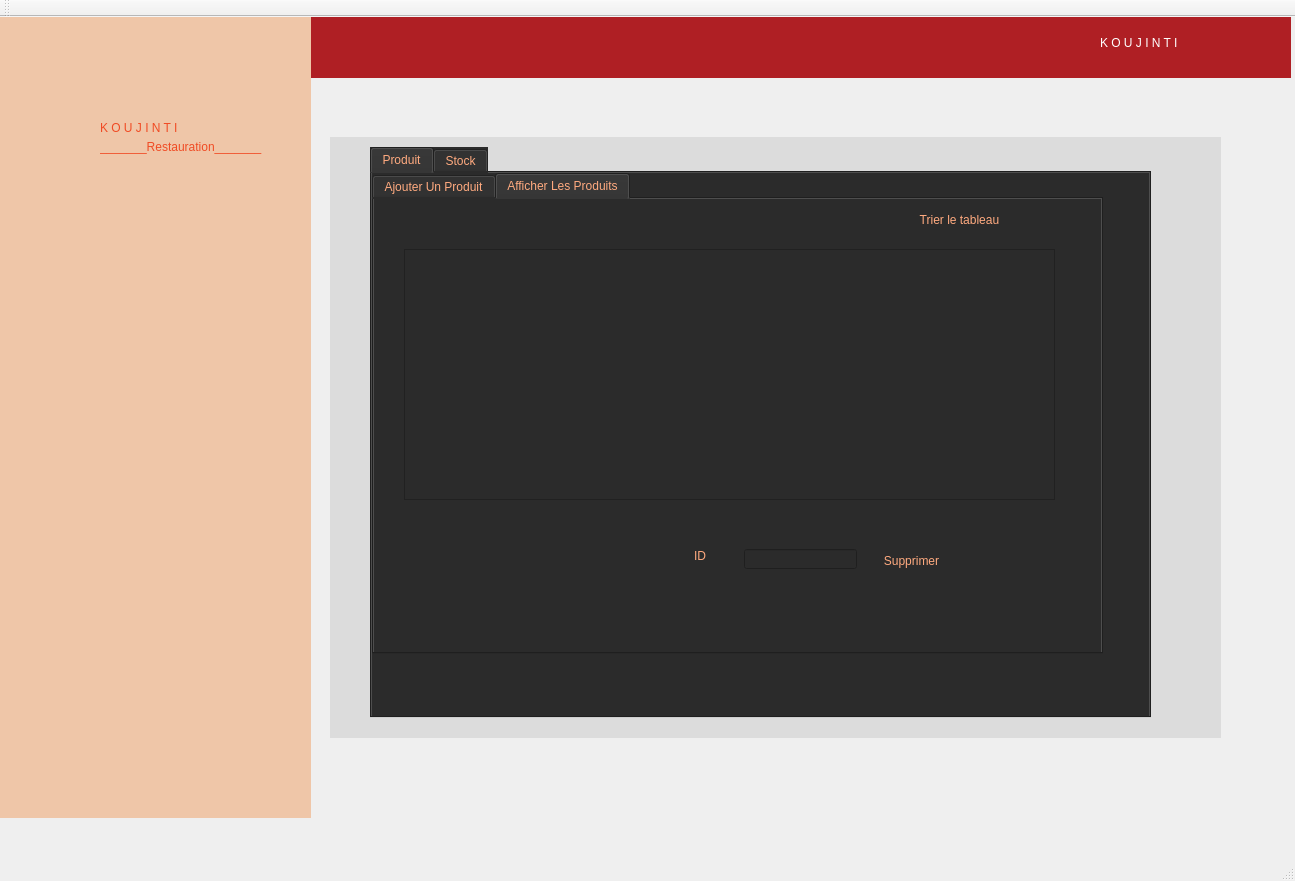
<?xml version="1.0" encoding="UTF-8"?>
<ui version="4.0">
 <class>MainWindow</class>
 <widget class="QMainWindow" name="MainWindow">
  <property name="geometry">
   <rect>
    <x>0</x>
    <y>0</y>
    <width>1295</width>
    <height>881</height>
   </rect>
  </property>
  <property name="windowTitle">
   <string>Gestion des Produits et Stockage</string>
  </property>
  <widget class="QWidget" name="centralWidget">
   <widget class="QLabel" name="label_4">
    <property name="geometry">
     <rect>
      <x>1100</x>
      <y>10</y>
      <width>201</width>
      <height>31</height>
     </rect>
    </property>
    <property name="styleSheet">
     <string notr="true">font: 63 16pt &quot;Yu Gothic UI Semibold&quot;;
color : white;</string>
    </property>
    <property name="text">
     <string>K O U J I N T I </string>
    </property>
   </widget>
   <widget class="QLabel" name="label_2">
    <property name="geometry">
     <rect>
      <x>0</x>
      <y>0</y>
      <width>311</width>
      <height>801</height>
     </rect>
    </property>
    <property name="styleSheet">
     <string notr="true">*{
background : rgb(239, 198, 168);}</string>
    </property>
    <property name="text">
     <string/>
    </property>
   </widget>
   <widget class="QLabel" name="label_6">
    <property name="geometry">
     <rect>
      <x>100</x>
      <y>100</y>
      <width>111</width>
      <height>21</height>
     </rect>
    </property>
    <property name="styleSheet">
     <string notr="true">color: rgb(240, 75, 36);

font: 10pt &quot;Sitka Text&quot;;
</string>
    </property>
    <property name="text">
     <string>K O U J I N T I </string>
    </property>
   </widget>
   <widget class="QLabel" name="label_7">
    <property name="geometry">
     <rect>
      <x>100</x>
      <y>120</y>
      <width>211</width>
      <height>20</height>
     </rect>
    </property>
    <property name="styleSheet">
     <string notr="true">color : rgb(240, 75, 36); 
font: 25 6pt &quot;Yu Gothic UI Light&quot;;</string>
    </property>
    <property name="text">
     <string>_______Restauration_______</string>
    </property>
   </widget>
   <widget class="QLabel" name="label">
    <property name="geometry">
     <rect>
      <x>-20</x>
      <y>0</y>
      <width>1311</width>
      <height>61</height>
     </rect>
    </property>
    <property name="styleSheet">
     <string notr="true">*{
background: rgb(175, 31, 36);
}</string>
    </property>
    <property name="text">
     <string/>
    </property>
   </widget>
   <widget class="QTabWidget" name="tabWidget">
    <property name="geometry">
     <rect>
      <x>370</x>
      <y>130</y>
      <width>781</width>
      <height>571</height>
     </rect>
    </property>
    <property name="styleSheet">
     <string notr="true">*{
background-color: rgb(43, 43, 43);
color: rgb(255, 170, 127);
}

QtabWidget :hover {
background-color: rgb(43, 43, 43);
}

QPushButton{
    color: rgb(255, 170, 127);
	font: 63 10pt &quot;Yu Gothic UI Semibold&quot;;

    background-color: rgb(255, 170, 127);
	background: transparent;
	border-radius:10px;
}
QPushButton:hover
{
color: rgb(255, 170, 127);

background:rgb(175, 31, 36);
border-radius:10px;
}

QPushButton:focus
{
color: rgb(255, 170, 127);

background:rgb(175, 31, 36);
border-radius:10px;
}</string>
    </property>
    <property name="currentIndex">
     <number>0</number>
    </property>
    <widget class="QWidget" name="tab">
     <attribute name="title">
      <string>Produit</string>
     </attribute>
     <widget class="QTabWidget" name="tabWidget_2">
      <property name="geometry">
       <rect>
        <x>0</x>
        <y>0</y>
        <width>731</width>
        <height>481</height>
       </rect>
      </property>
      <property name="currentIndex">
       <number>1</number>
      </property>
      <widget class="QWidget" name="tab_3">
       <attribute name="title">
        <string>Ajouter Un Produit</string>
       </attribute>
       <widget class="QPushButton" name="pushButton_4">
        <property name="geometry">
         <rect>
          <x>460</x>
          <y>490</y>
          <width>131</width>
          <height>41</height>
         </rect>
        </property>
        <property name="text">
         <string>Modifier</string>
        </property>
       </widget>
       <widget class="QLineEdit" name="lineEdit">
        <property name="geometry">
         <rect>
          <x>306</x>
          <y>487</y>
          <width>141</width>
          <height>41</height>
         </rect>
        </property>
       </widget>
       <widget class="QLabel" name="label_8">
        <property name="geometry">
         <rect>
          <x>206</x>
          <y>498</y>
          <width>101</width>
          <height>21</height>
         </rect>
        </property>
        <property name="text">
         <string>ID STOCK</string>
        </property>
       </widget>
       <widget class="QGroupBox" name="groupBox">
        <property name="geometry">
         <rect>
          <x>20</x>
          <y>40</y>
          <width>791</width>
          <height>401</height>
         </rect>
        </property>
        <property name="title">
         <string>Gestion des Produits</string>
        </property>
        <widget class="QLabel" name="label_9">
         <property name="geometry">
          <rect>
           <x>190</x>
           <y>80</y>
           <width>111</width>
           <height>21</height>
          </rect>
         </property>
         <property name="text">
          <string>NOM PRODUIT</string>
         </property>
        </widget>
        <widget class="QLabel" name="label_10">
         <property name="geometry">
          <rect>
           <x>180</x>
           <y>180</y>
           <width>131</width>
           <height>21</height>
          </rect>
         </property>
         <property name="text">
          <string>CATEGORIE PRODUIT</string>
         </property>
        </widget>
        <widget class="QLineEdit" name="lineEdit_2">
         <property name="geometry">
          <rect>
           <x>370</x>
           <y>80</y>
           <width>251</width>
           <height>41</height>
          </rect>
         </property>
        </widget>
        <widget class="QPushButton" name="pushButton">
         <property name="geometry">
          <rect>
           <x>390</x>
           <y>280</y>
           <width>201</width>
           <height>61</height>
          </rect>
         </property>
         <property name="text">
          <string>Ajouter</string>
         </property>
        </widget>
        <widget class="QComboBox" name="comboBox_3">
         <property name="geometry">
          <rect>
           <x>420</x>
           <y>180</y>
           <width>261</width>
           <height>41</height>
          </rect>
         </property>
         <item>
          <property name="text">
           <string>viandes </string>
          </property>
         </item>
         <item>
          <property name="text">
           <string>poissons </string>
          </property>
         </item>
         <item>
          <property name="text">
           <string>œufs</string>
          </property>
         </item>
         <item>
          <property name="text">
           <string>laitiers et derives</string>
          </property>
         </item>
         <item>
          <property name="text">
           <string>produits sucres</string>
          </property>
         </item>
         <item>
          <property name="text">
           <string>matieres grasses</string>
          </property>
         </item>
         <item>
          <property name="text">
           <string>cereales et derives</string>
          </property>
         </item>
         <item>
          <property name="text">
           <string>legumineuses</string>
          </property>
         </item>
         <item>
          <property name="text">
           <string>boissons</string>
          </property>
         </item>
         <item>
          <property name="text">
           <string>legumes et fruits</string>
          </property>
         </item>
        </widget>
       </widget>
      </widget>
      <widget class="QWidget" name="tab_4">
       <attribute name="title">
        <string>Afficher Les Produits</string>
       </attribute>
       <widget class="QTableView" name="tableView_A">
        <property name="geometry">
         <rect>
          <x>30</x>
          <y>50</y>
          <width>651</width>
          <height>251</height>
         </rect>
        </property>
       </widget>
       <widget class="QPushButton" name="pushButton_6">
        <property name="geometry">
         <rect>
          <x>500</x>
          <y>350</y>
          <width>75</width>
          <height>23</height>
         </rect>
        </property>
        <property name="text">
         <string>Supprimer</string>
        </property>
       </widget>
       <widget class="QLineEdit" name="textDelete_2">
        <property name="geometry">
         <rect>
          <x>370</x>
          <y>350</y>
          <width>113</width>
          <height>20</height>
         </rect>
        </property>
       </widget>
       <widget class="QLabel" name="label_15">
        <property name="geometry">
         <rect>
          <x>320</x>
          <y>350</y>
          <width>47</width>
          <height>14</height>
         </rect>
        </property>
        <property name="text">
         <string>ID</string>
        </property>
       </widget>
       <widget class="QPushButton" name="TRI">
        <property name="geometry">
         <rect>
          <x>520</x>
          <y>0</y>
          <width>131</width>
          <height>41</height>
         </rect>
        </property>
        <property name="text">
         <string>Trier le tableau</string>
        </property>
       </widget>
      </widget>
     </widget>
    </widget>
    <widget class="QWidget" name="tab_2">
     <attribute name="title">
      <string>Stock</string>
     </attribute>
     <widget class="QTabWidget" name="tabWidget_3">
      <property name="geometry">
       <rect>
        <x>0</x>
        <y>0</y>
        <width>1191</width>
        <height>611</height>
       </rect>
      </property>
      <property name="currentIndex">
       <number>1</number>
      </property>
      <widget class="QWidget" name="tab_5">
       <attribute name="title">
        <string>Ajouter Un Stock</string>
       </attribute>
       <widget class="QGroupBox" name="groupBox_3">
        <property name="geometry">
         <rect>
          <x>20</x>
          <y>20</y>
          <width>731</width>
          <height>421</height>
         </rect>
        </property>
        <property name="title">
         <string>Gestion du stockage</string>
        </property>
        <widget class="QLabel" name="label_14">
         <property name="geometry">
          <rect>
           <x>30</x>
           <y>60</y>
           <width>171</width>
           <height>21</height>
          </rect>
         </property>
         <property name="text">
          <string>CATEGORIE_STOCK</string>
         </property>
        </widget>
        <widget class="QLabel" name="label_17">
         <property name="geometry">
          <rect>
           <x>30</x>
           <y>150</y>
           <width>131</width>
           <height>21</height>
          </rect>
         </property>
         <property name="text">
          <string>TEMPERATURE</string>
         </property>
        </widget>
        <widget class="QPushButton" name="pushButton_3">
         <property name="geometry">
          <rect>
           <x>70</x>
           <y>332</y>
           <width>361</width>
           <height>51</height>
          </rect>
         </property>
         <property name="text">
          <string>Ajouter au STOCK</string>
         </property>
        </widget>
        <widget class="QLabel" name="label_18">
         <property name="geometry">
          <rect>
           <x>30</x>
           <y>250</y>
           <width>131</width>
           <height>21</height>
          </rect>
         </property>
         <property name="text">
          <string>EMPLACEMENT</string>
         </property>
        </widget>
        <widget class="QLabel" name="label_19">
         <property name="geometry">
          <rect>
           <x>400</x>
           <y>60</y>
           <width>131</width>
           <height>21</height>
          </rect>
         </property>
         <property name="text">
          <string>DATE_STOCK	</string>
         </property>
        </widget>
        <widget class="QLabel" name="label_20">
         <property name="geometry">
          <rect>
           <x>400</x>
           <y>150</y>
           <width>131</width>
           <height>21</height>
          </rect>
         </property>
         <property name="text">
          <string>QUANTITE	</string>
         </property>
        </widget>
        <widget class="QLabel" name="label_21">
         <property name="geometry">
          <rect>
           <x>400</x>
           <y>240</y>
           <width>131</width>
           <height>21</height>
          </rect>
         </property>
         <property name="text">
          <string>ID_PRODUIT</string>
         </property>
        </widget>
        <widget class="QComboBox" name="comboBox">
         <property name="geometry">
          <rect>
           <x>180</x>
           <y>60</y>
           <width>151</width>
           <height>31</height>
          </rect>
         </property>
         <item>
          <property name="text">
           <string>Fruit</string>
          </property>
         </item>
         <item>
          <property name="text">
           <string>Liquide</string>
          </property>
         </item>
         <item>
          <property name="text">
           <string>Legume</string>
          </property>
         </item>
        </widget>
        <widget class="QDateTimeEdit" name="dateTimeEdit">
         <property name="geometry">
          <rect>
           <x>520</x>
           <y>50</y>
           <width>191</width>
           <height>31</height>
          </rect>
         </property>
         <property name="dateTime">
          <datetime>
           <hour>0</hour>
           <minute>0</minute>
           <second>0</second>
           <year>2021</year>
           <month>9</month>
           <day>14</day>
          </datetime>
         </property>
         <property name="minimumDateTime">
          <datetime>
           <hour>0</hour>
           <minute>0</minute>
           <second>0</second>
           <year>2021</year>
           <month>9</month>
           <day>14</day>
          </datetime>
         </property>
         <property name="maximumDate">
          <date>
           <year>2099</year>
           <month>12</month>
           <day>31</day>
          </date>
         </property>
        </widget>
        <widget class="QComboBox" name="comboBox_2">
         <property name="geometry">
          <rect>
           <x>180</x>
           <y>240</y>
           <width>151</width>
           <height>31</height>
          </rect>
         </property>
         <item>
          <property name="text">
           <string>Etage 1</string>
          </property>
         </item>
         <item>
          <property name="text">
           <string>Etage 2</string>
          </property>
         </item>
         <item>
          <property name="text">
           <string>Etage 3</string>
          </property>
         </item>
         <item>
          <property name="text">
           <string>Etage 4</string>
          </property>
         </item>
         <item>
          <property name="text">
           <string>Etage 5</string>
          </property>
         </item>
        </widget>
        <widget class="QSpinBox" name="spinBox">
         <property name="geometry">
          <rect>
           <x>180</x>
           <y>150</y>
           <width>151</width>
           <height>22</height>
          </rect>
         </property>
         <property name="maximumSize">
          <size>
           <width>151</width>
           <height>22</height>
          </size>
         </property>
         <property name="minimum">
          <number>-50</number>
         </property>
        </widget>
        <widget class="QLineEdit" name="lineEdit_22">
         <property name="geometry">
          <rect>
           <x>520</x>
           <y>140</y>
           <width>191</width>
           <height>41</height>
          </rect>
         </property>
        </widget>
        <widget class="QLineEdit" name="lineEdit_23">
         <property name="geometry">
          <rect>
           <x>510</x>
           <y>230</y>
           <width>191</width>
           <height>41</height>
          </rect>
         </property>
        </widget>
       </widget>
       <widget class="QPushButton" name="pushButton_5">
        <property name="geometry">
         <rect>
          <x>420</x>
          <y>460</y>
          <width>111</width>
          <height>41</height>
         </rect>
        </property>
        <property name="text">
         <string>Modifier</string>
        </property>
       </widget>
       <widget class="QLineEdit" name="lineEdit_21">
        <property name="geometry">
         <rect>
          <x>230</x>
          <y>467</y>
          <width>141</width>
          <height>31</height>
         </rect>
        </property>
       </widget>
       <widget class="QLabel" name="label_22">
        <property name="geometry">
         <rect>
          <x>150</x>
          <y>468</y>
          <width>101</width>
          <height>21</height>
         </rect>
        </property>
        <property name="text">
         <string>ID STOCK</string>
        </property>
       </widget>
      </widget>
      <widget class="QWidget" name="tab_6">
       <attribute name="title">
        <string>Consulter Les Stocks</string>
       </attribute>
       <widget class="QTableView" name="tableView_B">
        <property name="geometry">
         <rect>
          <x>10</x>
          <y>90</y>
          <width>631</width>
          <height>251</height>
         </rect>
        </property>
       </widget>
       <widget class="QPushButton" name="pushButton_7">
        <property name="geometry">
         <rect>
          <x>400</x>
          <y>390</y>
          <width>131</width>
          <height>41</height>
         </rect>
        </property>
        <property name="text">
         <string>Supprimer</string>
        </property>
       </widget>
       <widget class="QLineEdit" name="textDelete">
        <property name="geometry">
         <rect>
          <x>270</x>
          <y>390</y>
          <width>113</width>
          <height>20</height>
         </rect>
        </property>
       </widget>
       <widget class="QLabel" name="label_23">
        <property name="geometry">
         <rect>
          <x>220</x>
          <y>390</y>
          <width>47</width>
          <height>14</height>
         </rect>
        </property>
        <property name="text">
         <string>ID</string>
        </property>
       </widget>
       <widget class="QPushButton" name="TRI_2">
        <property name="geometry">
         <rect>
          <x>510</x>
          <y>40</y>
          <width>131</width>
          <height>41</height>
         </rect>
        </property>
        <property name="text">
         <string>Trier le tableau</string>
        </property>
       </widget>
      </widget>
      <widget class="QWidget" name="tab_7">
       <attribute name="title">
        <string>Notification Par Mail</string>
       </attribute>
       <widget class="QWidget" name="layoutWidget">
        <property name="geometry">
         <rect>
          <x>30</x>
          <y>10</y>
          <width>988</width>
          <height>1319</height>
         </rect>
        </property>
        <layout class="QFormLayout" name="formLayout">
         <property name="fieldGrowthPolicy">
          <enum>QFormLayout::ExpandingFieldsGrow</enum>
         </property>
         <property name="rowWrapPolicy">
          <enum>QFormLayout::WrapLongRows</enum>
         </property>
         <property name="verticalSpacing">
          <number>9</number>
         </property>
         <item row="0" column="0">
          <widget class="QLabel" name="label_11">
           <property name="text">
            <string>Smtp-server:</string>
           </property>
          </widget>
         </item>
         <item row="0" column="1">
          <widget class="QLineEdit" name="server">
           <property name="text">
            <string>smtp.gmail.com</string>
           </property>
          </widget>
         </item>
         <item row="1" column="0">
          <widget class="QLabel" name="label_12">
           <property name="text">
            <string>Server port:</string>
           </property>
          </widget>
         </item>
         <item row="1" column="1">
          <widget class="QLineEdit" name="port">
           <property name="text">
            <string>465</string>
           </property>
          </widget>
         </item>
         <item row="2" column="0">
          <widget class="QLabel" name="label_13">
           <property name="text">
            <string>Username:</string>
           </property>
          </widget>
         </item>
         <item row="2" column="1">
          <widget class="QLineEdit" name="uname_3"/>
         </item>
         <item row="3" column="0">
          <widget class="QLabel" name="label_16">
           <property name="text">
            <string>Password:</string>
           </property>
          </widget>
         </item>
         <item row="3" column="1">
          <widget class="QLineEdit" name="paswd">
           <property name="inputMask">
            <string/>
           </property>
           <property name="echoMode">
            <enum>QLineEdit::Password</enum>
           </property>
          </widget>
         </item>
         <item row="4" column="0">
          <widget class="QLabel" name="label_24">
           <property name="text">
            <string>Recipant to:</string>
           </property>
          </widget>
         </item>
         <item row="4" column="1">
          <widget class="QLineEdit" name="rcpt"/>
         </item>
         <item row="5" column="0">
          <widget class="QLabel" name="label_25">
           <property name="text">
            <string>Subject:</string>
           </property>
          </widget>
         </item>
         <item row="5" column="1">
          <widget class="QLineEdit" name="subject"/>
         </item>
         <item row="6" column="0">
          <widget class="QLabel" name="label_26">
           <property name="text">
            <string>Message:</string>
           </property>
          </widget>
         </item>
         <item row="6" column="1">
          <widget class="QPlainTextEdit" name="msg"/>
         </item>
         <item row="7" column="1">
          <layout class="QHBoxLayout" name="horizontalLayout">
           <item>
            <spacer name="horizontalSpacer">
             <property name="orientation">
              <enum>Qt::Horizontal</enum>
             </property>
             <property name="sizeHint" stdset="0">
              <size>
               <width>40</width>
               <height>20</height>
              </size>
             </property>
            </spacer>
           </item>
           <item>
            <widget class="QPushButton" name="sendBtn">
             <property name="text">
              <string>Envoyer</string>
             </property>
            </widget>
           </item>
           <item>
            <widget class="QPushButton" name="exitBtn">
             <property name="text">
              <string>Exit</string>
             </property>
            </widget>
           </item>
          </layout>
         </item>
        </layout>
       </widget>
      </widget>
     </widget>
    </widget>
   </widget>
   <widget class="QLabel" name="label_5">
    <property name="enabled">
     <bool>true</bool>
    </property>
    <property name="geometry">
     <rect>
      <x>90</x>
      <y>-10</y>
      <width>191</width>
      <height>141</height>
     </rect>
    </property>
    <property name="focusPolicy">
     <enum>Qt::StrongFocus</enum>
    </property>
    <property name="contextMenuPolicy">
     <enum>Qt::NoContextMenu</enum>
    </property>
    <property name="text">
     <string/>
    </property>
    <property name="pixmap">
     <pixmap>../Photos/hhhhhh.png</pixmap>
    </property>
   </widget>
   <widget class="QLabel" name="label_3">
    <property name="geometry">
     <rect>
      <x>310</x>
      <y>60</y>
      <width>1091</width>
      <height>741</height>
     </rect>
    </property>
    <property name="text">
     <string/>
    </property>
    <property name="pixmap">
     <pixmap>../Calque 0.png</pixmap>
    </property>
   </widget>
   <widget class="QStackedWidget" name="stackedWidget">
    <property name="geometry">
     <rect>
      <x>330</x>
      <y>120</y>
      <width>891</width>
      <height>601</height>
     </rect>
    </property>
    <property name="styleSheet">
     <string notr="true">*{
background-color: rgb(220, 220, 220)
}</string>
    </property>
    <property name="currentIndex">
     <number>0</number>
    </property>
    <widget class="QWidget" name="page"/>
    <widget class="QWidget" name="page_2"/>
   </widget>
   <zorder>label_3</zorder>
   <zorder>label</zorder>
   <zorder>label_4</zorder>
   <zorder>label_2</zorder>
   <zorder>label_6</zorder>
   <zorder>label_7</zorder>
   <zorder>label_5</zorder>
   <zorder>stackedWidget</zorder>
   <zorder>tabWidget</zorder>
  </widget>
  <widget class="QStatusBar" name="statusBar"/>
  <widget class="QToolBar" name="mainToolBar">
   <attribute name="toolBarArea">
    <enum>TopToolBarArea</enum>
   </attribute>
   <attribute name="toolBarBreak">
    <bool>false</bool>
   </attribute>
  </widget>
  <widget class="QMenuBar" name="menuBar">
   <property name="geometry">
    <rect>
     <x>0</x>
     <y>0</y>
     <width>1295</width>
     <height>29</height>
    </rect>
   </property>
  </widget>
  <action name="actionimage_menu">
   <property name="text">
    <string>image_menu</string>
   </property>
   <property name="toolTip">
    <string>&lt;html&gt;&lt;head/&gt;&lt;body&gt;&lt;p&gt;&lt;img src=&quot;:/menuDashBord.PNG&quot;/&gt;&lt;/p&gt;&lt;/body&gt;&lt;/html&gt;</string>
   </property>
  </action>
 </widget>
 <layoutdefault spacing="6" margin="11"/>
 <resources/>
 <connections/>
</ui>
